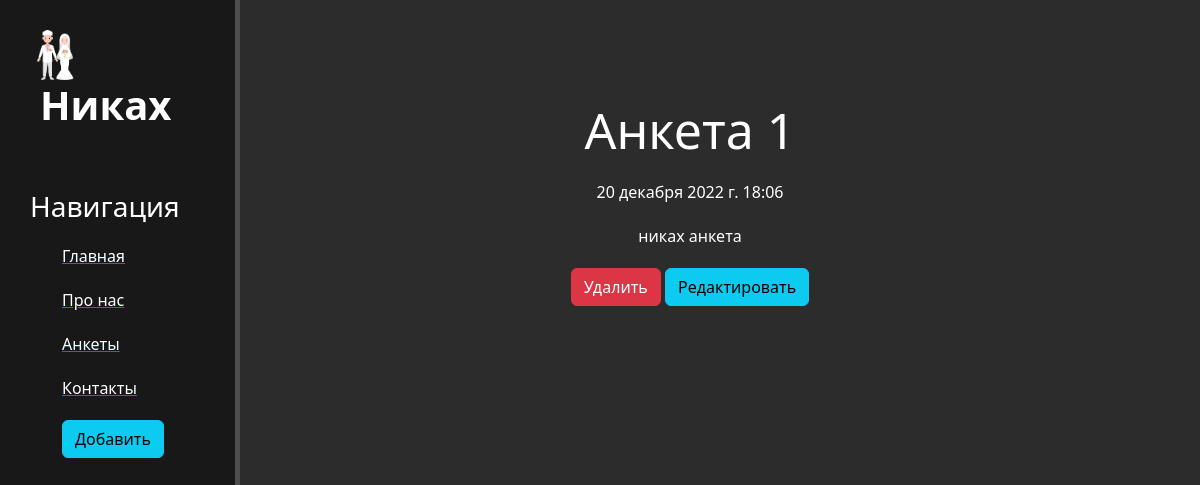
Screenshot of /news/1 with the database file from the repository.
### news/models.py (models this page shows, shortened)
class Articles(models.Model):
    title = models.CharField('Название', max_length=50)
    anons = models.CharField('Анонс', max_length=250)
    full_text = models.TextField('Статья')
    date = models.DateTimeField('Дата публикации')
    class Meta:
        verbose_name = 'Новость'
        verbose_name_plural = 'Новости'

### news/views.py (the view)
# urls.py: path('<int:pk>', views.NewsDetailView.as_view(), name='news-detail'),
class NewsDetailView(DetailView):
    model = Articles
    template_name = 'news/details_view.html'
    context_object_name = 'article'

### news/templates/news/details_view.html (shortened to what this page needs)
{% extends 'main/layout.html' %}
{% block content %}
    <div class="features">
        <h1>{{ article.title }}</h1>
        <p>{{ article.date }}</p>
        <p>{{ article.full_text }}</p>
        <a href="{% url 'news-delete' article.id %}" class="btn btn-danger">Удалить</a>
        <a href="{% url 'news-update' article.id %}" class="btn btn-info">Редактировать</a>
    </div>
{% endblock %}

### main/static/main/css/main.css (style rules this page uses)
body { background: #2c2c2c; }
main .features { float: left; color: #fff; margin-top: 100px; text-align: center; width: 75%; }
main .features h1 { font-size: 50px; }
main .features p { max-width: 400px; margin: 20px auto }

### rows the page displays
Articles: title "Анкета 1", date "20 декабря 2022 г. 18:06", full_text "никах анкета"
